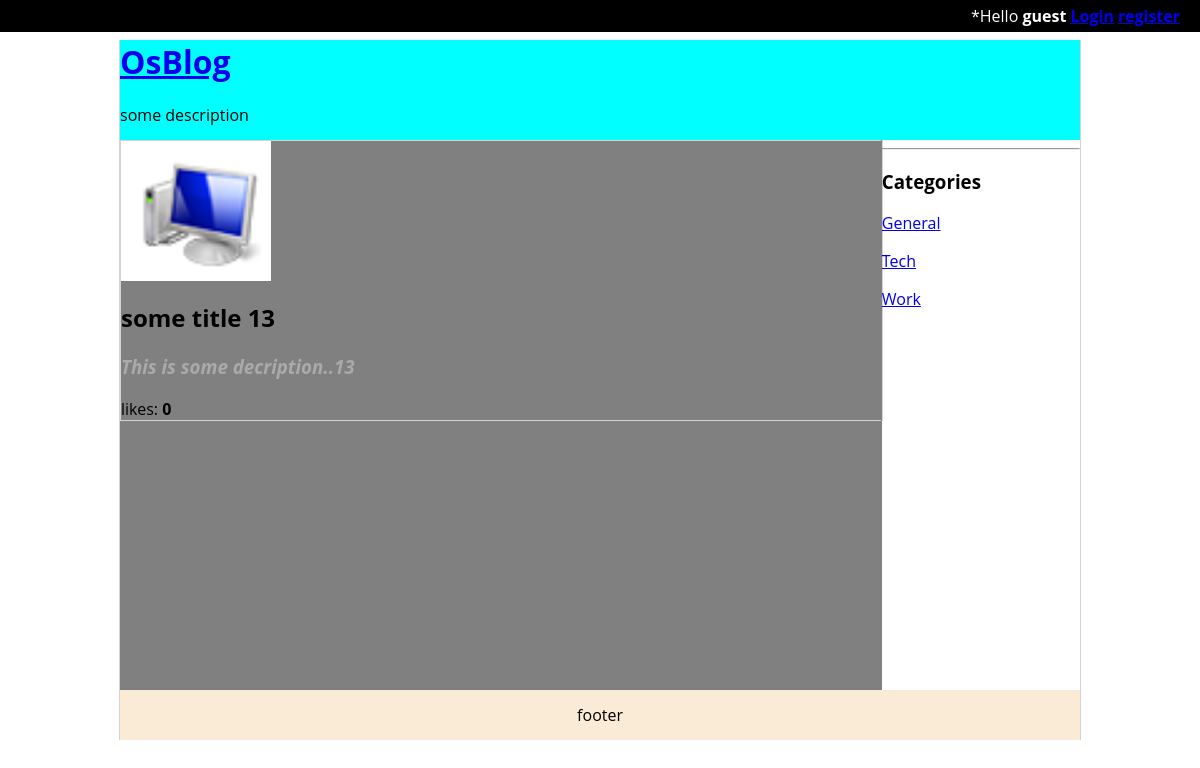
The app's page /post/39 with its own data.
### tables this page shows
CREATE TABLE IF NOT EXISTS `posts` (
  `id` int(11) NOT NULL AUTO_INCREMENT,
  `caption` varchar(250) NOT NULL,
  `text` text NOT NULL,
  `author_id` int(11) NOT NULL,
  `category` int(11) NOT NULL,
  `img` varchar(200) NOT NULL,
  `like` int(11) NOT NULL,
  PRIMARY KEY (`id`)
);

### Core/DatabaseProvider.php (called while the page is built, shortened)
<?php
class DatabaseProvider{
    private $pdo;
    public function __construct()
    {
        $settings = require 'dbConfig.php';
        $dns=$settings['dsn'];
        $opt=array(
            PDO::ATTR_ERRMODE=>PDO::ERRMODE_EXCEPTION,
            PDO::ATTR_DEFAULT_FETCH_MODE=>PDO::FETCH_ASSOC
        );
        $pdo=new PDO($dns, $settings['login'], $settings['password']);
        $this->pdo=$pdo;
    }
    public function getPost($id=''){
        $posts=$this->pdo->prepare('select * from posts WHERE id = "'.$id.'"');
        $posts->execute(array());
        return $posts->fetchAll();
    }
    public function getComment($post){
        $posts=$this->pdo->prepare('select * from comments WHERE post_it = :post_it');
        $posts->execute(array(
            ':post_it' => $post
        ));
        return $posts->fetchAll();
    }
}

### Blog/controllers/DefaultController.php (called while the page is built, shortened)
<?php
class DefaultController extends Controller
{
    private $db;
    public function __construct()
    {
        $this->db = new DatabaseProvider();
    }
    public function post($id)
    {
        $post = $this->db->getPost($id);
        $com=$this->db->getComment($id);
        $this->view->load('post', ['pageTitle' => 'os-blog', 'posts' => $post, 'com'=> $com]);
    }
}

### index.php (called while the page is built, shortened)
<?php
new \Core\Init;

### Core/dbConfig.php (called while the page is built)
<?php
return [
    'dsn' => 'mysql:host=localhost;dbname=osblog',
    'login' => 'root',
    'password' => ''
];

### Blog/views/post.php (the view, shortened to what this page needs)
<?php
if (isset($posts)) {
    foreach ($posts as $key => $value) {
        ?>
        <div class="post-item">
            <? if($value['img']!='') {?>
                <img src="/public/img/<?= $value['img'];?>" alt="" width="150">
            <? } ?>
            <h2><?=  $value['caption'] ?></h2>
            <div><?= $value['text'] ?></div>
            <div>likes:<b> <?= $value['like'];?></b></div>
        </div>
            <?php
}
}
?>

### public/css/style.css (style rules this page uses)
body { font-family: "Open Sans", Helvetica, Arial, "Liberation Sans", sans-serif; }
.post-item { display: block; width: 100%; border: 1px solid lightgray; }

### records on screen
posts: img (picture), caption "some title 13", text "This is some decription..13", like "0"
